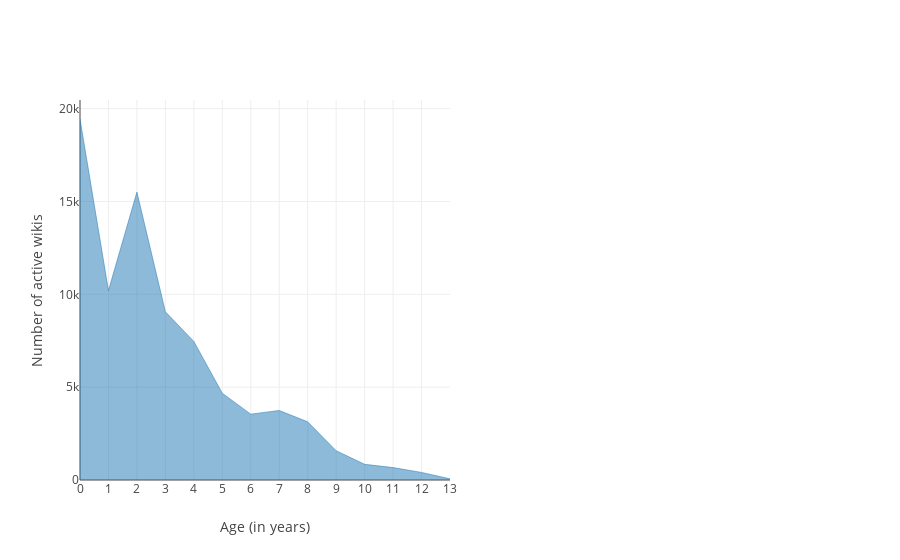

The code cell stored with this chart in its notebook:
### Code cell
trace0 = go.Scatter(
    x=activeByAge.index.values,
    y=activeByAge.values,
    mode='lines',
    name="Active wikis",
    line=dict(width=0.5),
    fill='tonexty'
)

trace1 = go.Scatter(
    x=inactiveByAge.index.values,
    y=inactiveByAge.values,
    mode='lines',
    name="Inactive wikis",
    line=dict(width=0.5),
    fill='tonexty'
)

layout = go.Layout(
    yaxis=dict(title='Number of active wikis'),
    xaxis=dict(
        domain=[0,0.5],
        tickmode='array',
        tickvals=list(range(0,20)),
        title="Age (in years)"
    ),
    legend=dict(
        x=0.4
    )
);

fig = go.Figure(data=[trace0], layout=layout)
iplot(fig, filename='stacked-area-plot')

### Figure 1 — Plotly figure (JSON) as saved in the notebook; plotly's stock layout.template omitted (floating-point values rounded to 4 significant figures)
{"data": [{"fill": "tonexty", "line": {"width": 0.5}, "mode": "lines", "name": "Active wikis", "type": "scatter", "x": [0, 1, 2, 3, 4, 5, 6, 7, 8, 9, 10, 11, 12, 13], "y": [19442, 10204, 15506, 9060, 7463, 4673, 3547, 3745, 3134, 1578, 845, 669, 409, 61]}], "layout": {"legend": {"x": 0.4}, "xaxis": {"domain": [0, 0.5], "tickmode": "array", "tickvals": [0, 1, 2, 3, 4, 5, 6, 7, 8, 9, 10, 11, 12, 13, 14, 15, 16, 17, 18, 19], "title": "Age (in years)"}, "yaxis": {"title": "Number of active wikis"}}}
